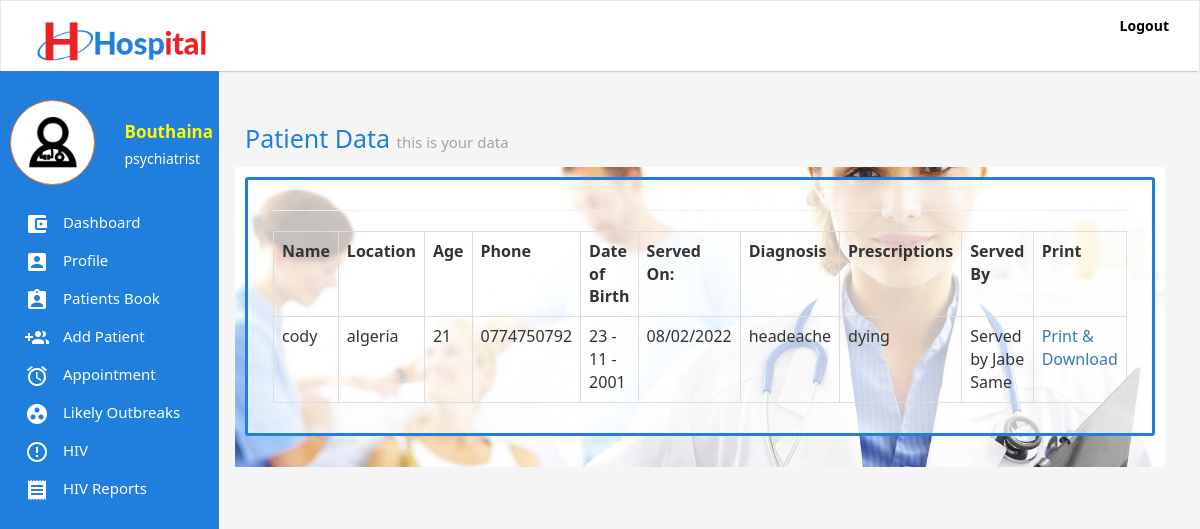
Page /patient-data.php (signed in) on the committed database.
### tables this page shows
CREATE TABLE `users` (
  `id` int(11) NOT NULL,
  `firstName` varchar(255) NOT NULL,
  `secondName` varchar(255) NOT NULL,
  `email` varchar(255) NOT NULL,
  `password` varchar(255) NOT NULL,
  `token` varchar(255) NOT NULL,
  `status` int(11) NOT NULL,
  `phone` varchar(255) NOT NULL,
  `profile` varchar(255) DEFAULT NULL,
  `gender` varchar(255) NOT NULL,
  `role` varchar(255) DEFAULT NULL
);

CREATE TABLE `patients` (
  `id` int(11) NOT NULL,
  `name` varchar(255) NOT NULL,
  `location` varchar(255) NOT NULL,
  `age` varchar(255) NOT NULL,
  `gender` varchar(255) NOT NULL,
  `phone` varchar(255) NOT NULL,
  `dateOfBirth` varchar(255) NOT NULL,
  `cTime` varchar(255) NOT NULL,
  `diagnosis` text NOT NULL,
  `prescription` text NOT NULL,
  `token` varchar(255) NOT NULL,
  `doctor` varchar(255) NOT NULL,
  `number` varchar(255) DEFAULT NULL,
  `pcondition` varchar(255) DEFAULT NULL
);

### classes/User.class.php (called while the page is built, shortened)
<?php
require_once "classes/Db.class.php";
class User{
	public static function loggedIn(){
		if(isset($_COOKIE['emr-user']) && $_COOKIE['emr-user'] != ""){
			return true;
		}
		return false;
	}
	public static function get($token, $field){
		$query = Db::fetch("users", "$field", "token = ? ", $token, "", "", "" );
		$data = Db::num($query);
		return $data[0];
	}
}

### classes/Db.class.php (called while the page is built, shortened)
<?php
class Db{
	public static function connect(){
		try{
			$db = new PDO("mysql:host=".Config::DB_HOST.";dbname=".Config::DB_NAME,Config::DB_USER, Config::DB_PASSWORD);
			$db->setAttribute(PDO::ATTR_ERRMODE, PDO::ERRMODE_EXCEPTION);
		} catch(Exception $e){
			self::returnedSQlError($e);
		}
		return $db;
	}
	public static function fetch($table, $columns,  $whereClause, $whereValue, $orderBy, $limit, $groupBy){
		if($limit == ""){
			$limit = "";
		} else {
			$limit = " LIMIT $limit ";
		}
		if($orderBy == ""){
			$orderBy = "";
		} else {
			$orderBy = " ORDER BY $orderBy ";
		}
		if($groupBy == ""){
			$groupBy = "";
		} else {
			$groupBy = "GROUP BY $groupBy";
		}
		$con = self::connect();
		if($columns == ""){
			$query = $con->prepare("SELECT * FROM $table WHERE $whereClause $groupBy $orderBy $limit");
			if($whereValue != ""){
				if(is_array($whereValue)){
					$n = 0;
					$countWhereValue = count($whereValue);
					while($n < $countWhereValue){
						$paramsCount = $n + 1;
						$query->bindParam($paramsCount, $whereValue[$n]);
						$n++;
					}
				} else {
					$query->bindParam(1, $whereValue);
				}
			} else {
				$query = $con->prepare("SELECT * FROM $table  $groupBy $orderBy  $limit");
			}
		} else {
			$sql = "SELECT ";
			if(is_array($columns)){
				$colsCount = count($columns);
				$start = 0;
				while($start < $colsCount){
					$commas = $start + 1;
					if($commas == $colsCount){
						$sql .= $columns[$start]." ";
					} else {
						$sql .= $columns[$start].", ";
					}
					$start ++;
				}
			} else {
				$sql .= "$columns ";
			}
			if($whereValue != ""){
				$sql .= "FROM $table WHERE $whereClause $groupBy $orderBy $limit";
				$query = $con->prepare($sql);
				if(is_array($whereValue)){
					$n = 0;
					$countWhereValue = count($whereValue);
					while($n < $countWhereValue){
						$paramsCount = $n + 1;
						$query->bindParam($paramsCount, $whereValue[$n]);
						$n++;
					}
				} else {
					$query->bindParam(1, $whereValue);
				}
			} else {
				$sql .= "FROM $table $groupBy $orderBy $limit";
				$query = $con->prepare($sql);
			}
		}
		$query->execute();
		return $query;
	}
	public static function count($query){
		return $query->rowCount();
	}
	public static function assoc($query){
		return $query->fetch(PDO::FETCH_ASSOC);
	}
	public static function num($query){
		return $query->fetch(PDO::FETCH_NUM);
	}
}

### importance.php (called while the page is built, shortened)
<?php
require_once "classes/User.class.php";
if(User::loggedIn()){
	$token = $_COOKIE['emr-user'];
	$userFirstName = User::get($token, "firstName");
	$userToken = User::get($token, "token");
	$userStatus = User::get($token, "status");
	$userRole = User::get($token, "role");
	if($userStatus == 1){
		$userRole = "Admin";
	} else {
		$userRole = $userRole;
	}
}

### classes/Table.class.php (the view, shortened to what this page needs)
<?php
class Table{
	public static function start(){
		echo "<table class='table table-bordered table-stripped' >";
	}
	public static function header(array $heading){
		$headingData = "<tr>";
		for($i = 0; $i < count($heading); $i++ ){
			$headingData .= "<td><strong>".$heading[$i]."</strong></td>";
		}
		$headingData .= "</tr>";
		echo $headingData;
	}
	public static function body(array $body){
		$bodyData = "<tr>";
		for($j = 0; $j < count($body); $j++ ){
			$bodyData .= "<td>".$body[$j]."</td>";
		}
		$bodyData .= "</tr>";
		echo $bodyData;
	}
	public static function close(){
		echo "</table>";
	}
}

### patient-data.php (shortened to what this page needs)
<?php
require_once "importance.php";
require_once "classes/Patient.class.php";
?>
<html>
<head>
	<?php require_once "inc/head.inc.php";  ?>
</head>
<body>
	<?php require_once "inc/header.inc.php"; ?>
	<div class='container-fluid'>
		<div class='row'>
			<div class='col-md-2'><?php require_once "inc/sidebar.inc.php"; ?></div>
			<div class='col-md-10'>
				<div class='content-area'>
				<div class='content-header'>
					Patient Data <small>this is your data</small>
				</div>
				<div class='content-body'>
					<div class='form-holder'>
						<hr />
						<?php Patient::getPatientData($_SESSION['patient']); ?>
					</div>
				</div>
				</div>
			</div>
		</div>
	</div>
</body>
</html>

### inc/head.inc.php (shortened to what this page needs)
<link rel="stylesheet" type="text/css" href="css/bootstrap.css" />
<link rel="stylesheet" type="text/css" href="css/q.css" />
<link rel="stylesheet" type="text/css" href="css/animate.css" />
<link rel="stylesheet" type="text/css" href="css/main.css" />

### inc/header.inc.php (shortened to what this page needs)
<?php
require_once "classes/Patient.class.php";
?>
<nav role="navigation" class="navbar navbar-default real-nav" >
    <div class="container-fluid">
        <div class="navbar-header">
            <a href="index.php" class="navbar-brand"><img src='images/hospital-logo.png' class='img-responsive img-logo' style="height: 50px; margin-bottom: 100px;" /></a>
        </div>
        <div id="navbarCollapse" class="collapse navbar-collapse">
            <ul class="nav navbar-nav navbar-right">
                <?php if(!User::loggedIn() && !Patient::isPatientIn() ) {?>
                    <li><a href='login.php'>Login</a></li>
                    <?php } else {
                ?>
			    <li><a href='logout.php'>Logout</a></li>
                <?php
                } ?>
            </ul>
        </div>
    </div>
</nav>

### inc/sidebar.inc.php
<?php
if(User::loggedIn()){
	if($userStatus == 1){
	?>
	<div class='sidebar'>
		<div class='sidebar-area'>
			<div class='row' style='margin-bottom: 20px;'>
				<div class='col-md-6'>
					<div class='user-profile'>
						<img src='images/3678412 - doctor medical care medical help stethoscope.png' class='img-responsive' style='max-height: 80px;' />
					</div>
				</div>
				<div class='col-md-6'>
					<div class='user-names'>
						<?php echo "$userFirstName";  ?>
					</div>
					<div class='user-role'>
						<?php echo "$userRole";  ?>
					</div>
				</div>
			</div>
			<ul class='sidebar-menu'>
				<li><a href='index.php'><img class='sidebar-menu-icon' src='images/ic_account_balance_wallet_white_24dp.png'  /> Dashboard</a></li>
				<li><a href='profile.php?token=<?php echo $userToken; ?>'><img class='sidebar-menu-icon' src='images/ic_account_box_white_24dp.png'  /> Profile</a></li>
				<li><a href='patients.php'><img class='sidebar-menu-icon' src='images/ic_assignment_ind_white_24dp.png'  /> Patients Book</a></li>
				<li><a href='add-doctors.php'><img class='sidebar-menu-icon' src='images/ic_group_add_white.png'  /> Add Doctors</a></li>
				<li><a href='doctors-record.php'><img class='sidebar-menu-icon' src='images/ic_group_add_white.png'  /> Doctors' Records</a></li>
				<li><a href='appointments.php'><img class='sidebar-menu-icon' src='images/ic_alarm_white_24dp.png'  /> Appointment</a></li>
				<li><a href='add-outbreak.php'><img class='sidebar-menu-icon' src='images/ic_group_work_white_24dp.png'  /> Add Outbreaks</a></li>
				<li><a href='outbreaks.php'><img class='sidebar-menu-icon' src='images/ic_group_work_white_24dp.png'  /> Likely Outbreaks</a></li>
				<li><a href='hiv.php'><img class='sidebar-menu-icon' src='images/ic_error_outline_white_24dp.png'  /> HIV</a></li>
				<li><a href='reports.php'><img class='sidebar-menu-icon' src='images/ic_receipt_white_24dp.png'  /> HIV Reports</a></li>
			</ul>
		</div>
	</div>
	<?php
	} else {
	?>
	<div class='sidebar'>
		<div class='sidebar-area'>
			<div class='row' style='margin-bottom: 20px;'>
				<div class='col-md-6'>
					<div class='user-profile'>
						<img src='images/3678412 - doctor medical care medical help stethoscope.png' class='img-responsive' style='max-height: 80px;' />
					</div>
				</div>
				<div class='col-md-6'>
					<div class='user-names'>
						<?php echo "$userFirstName";  ?>
					</div>
					<div class='user-role'>
						<?php echo "$userRole";  ?>
					</div>
				</div>
			</div>
			<ul class='sidebar-menu'>
				<li><a href='index.php'><img class='sidebar-menu-icon' src='images/ic_account_balance_wallet_white_24dp.png'  /> Dashboard</a></li>
				<li><a href='profile.php?token=<?php echo $userToken; ?>'><img class='sidebar-menu-icon' src='images/ic_account_box_white_24dp.png'  /> Profile</a></li>
				<li><a href='patients.php'><img class='sidebar-menu-icon' src='images/ic_assignment_ind_white_24dp.png'  /> Patients Book</a></li>
				<li><a href='new-patient.php'><img class='sidebar-menu-icon' src='images/ic_group_add_white.png'  /> Add Patient</a></li>
				<li><a href='appointments.php'><img class='sidebar-menu-icon' src='images/ic_alarm_white_24dp.png'  /> Appointment</a></li>
				<li><a href='outbreaks.php'><img class='sidebar-menu-icon' src='images/ic_group_work_white_24dp.png'  /> Likely Outbreaks</a></li>
				<li><a href='hiv.php'><img class='sidebar-menu-icon' src='images/ic_error_outline_white_24dp.png'  /> HIV</a></li>
				<li><a href='reports.php'><img class='sidebar-menu-icon' src='images/ic_receipt_white_24dp.png'  /> HIV Reports</a></li>
			</ul>
		</div>
	</div>
<?php
}
} else if(Patient::isPatientIn() ) {
?>
<div class='sidebar'>
		<div class='sidebar-area'>
			<div class='row' style='margin-bottom: 20px;'>
				<div class='col-md-6'>
					<div class='user-profile'>
						<img src='images/3678443 - ambulance fast fast hospital.png' class='img-responsive' style='max-height: 80px;' />
					</div>
				</div>
				<div class='col-md-6'>
					<div class='user-names'>
						<?php echo Patient::getP($_SESSION['patient'], "name");  ?>
					</div>
					<div class='user-role'>
						<?php echo "Patient";  ?>
					</div>
				</div>
			</div>
			<ul class='sidebar-menu'>
				<li><a href='patient-data.php'><img class='sidebar-menu-icon' src='images/ic_account_balance_wallet_white_24dp.png'  /> Your Data</a></li>
				<li><a href='book-appointments.php'><img class='sidebar-menu-icon' src='images/ic_alarm_white_24dp.png'  /> Book an Appointment</a></li>
				<li><a href='p-sent-appointments.php'><img class='sidebar-menu-icon' src='images/ic_alarm_white_24dp.png'  />Sent Appointments</a></li>
				<li><a href='p-reply-appointments.php'><img class='sidebar-menu-icon' src='images/ic_alarm_white_24dp.png'  />Replies</a></li>
				<li><a href='logout.php'><img class='sidebar-menu-icon' src='images/ic_group_work_white_24dp.png'  /> Logout</a></li>
			</ul>
		</div>
	</div>
<?php
}

### classes/Patient.class.php (shortened to what this page needs)
<?php
require_once "classes/Table.class.php";
class Patient{
	public static function get($token, $field){
		$query = Db::fetch("patients", "$field", "token = ? ", $token, "", "", "");
		if(Db::count($query)){
			$data = Db::num($query);
			return $data[0];
		}
	}
	public static function getPatientData($patient){
		$query = Db::fetch("patients", "", "number = ? ", "$patient", "", "", "");
		Table::start();
		$heading = array("Name", "Location", "Age", "Phone", "Date of Birth", "Served On:", "Diagnosis", "Prescriptions", "Served By", "Print");
		Table::header($heading);
	    while($data = Db::assoc($query)){
			$token = $data['token'];
			$name = self::get($token, "name");
			$location = self::get($token, "location");
			$age = self::get($token, "age");
			$phone = self::get($token, "phone");
			$dateOfBirth = self::get($token, "dateOfBirth");
			$time = self::get($token, "cTime");
			$diagnosis = self::get($token, "diagnosis");
			$prescription = self::get($token, "prescription");
			$date = strftime(date("d/m/Y", $time));
			$doctor = self::get($token, "doctor");
			$doctorFirstName = User::get($doctor, "firstName");
			$doctorSecondName = User::get($doctor, "secondName");
			$servedBy = "Served by $doctorFirstName $doctorSecondName";
			Table::body(array($name, $location, $age, $phone, $dateOfBirth, $date, $diagnosis, $prescription, $servedBy, "<a href='print.php?patient=$token'>Print & Download</a>"));
		}
		Table::close();
	}
}

### css/main.css (style rules this page uses)
body { background: #F5F5F5; font-family: "Segoe UI", Frutiger, "Frutiger Linotype", "Dejavu Sans", "Helvetica Neue", Arial, sans-serif !important; }
.navbar-brand { margin: 0 0 20px 0 !important; display: block; }
.real-nav { background: #fff; border-bottom: 0px !important; box-shadow: 0 2px 2px -2px gray !important; border-radius: 0 !important; z-index: 99; }
.real-nav .navbar-nav li a { color: #000; font-weight: bold; }
.content-area { background: #F5F5F5; padding: 20px; }
.content-header { font-size: 25px; color: black; padding: 10px; color: #207FDD; }
.content-header small { font-size: 15px; color: #A3A49E; }
.content-body { background: url("../images/how-to-find-a-doctor-in-croatia.jpg") #fff; background-size: cover; background-repeat: none; background-position: center center; padding: 10px; min-height: 300px; }
.form-holder { padding: 10px 25px; border: 3px solid #207FDD; border-radius: 3px; background: rgba(255, 255, 255, 0.7); }
.sidebar { position: relative; }
.sidebar .sidebar-area { z-index: 1; position: fixed; top: 50px; background: #207FDD; width: 219px; height: 100%; padding: 100px 10px 10px 10px; left: 0; top: 0; min-height: 500px; }
.sidebar-menu { padding: 0; }
.sidebar-menu li { list-style-type: none; }
.sidebar-menu li a { color: #fff; z-index: 999; display: block; text-decoration: none !important; padding: 7px 15px; font-size: 15px; }
.sidebar-menu-icon { margin-right: 10px; }
.user-profile { background: #fff; border: 1px solid #F2711D; padding: 15px; border-radius: 60px; }
.user-names { color: #FFFF02; font-weight: bold; font-size: 17px; margin: 20px 0px 5px 0px; }
.user-role { color: #FFF; }

### rows in the picture
users: firstName "Bouthaina", userRole "psychiatrist"
patients: name "cody", location "algeria", age "21", phone "0774750792", dateOfBirth "23 - 11 - 2001", j "08/02/2022", diagnosis "headeache", prescription "dying", j "Served by Jabe Same", j "Print & Download"

### other values in the picture
$heading[$i] "Name"
$heading[$i] "Location"
$heading[$i] "Age"
$heading[$i] "Phone"
$heading[$i] "Date of Birth"
$heading[$i] "Served On:"
$heading[$i] "Diagnosis"
$heading[$i] "Prescriptions"
$heading[$i] "Served By"
$heading[$i] "Print"
